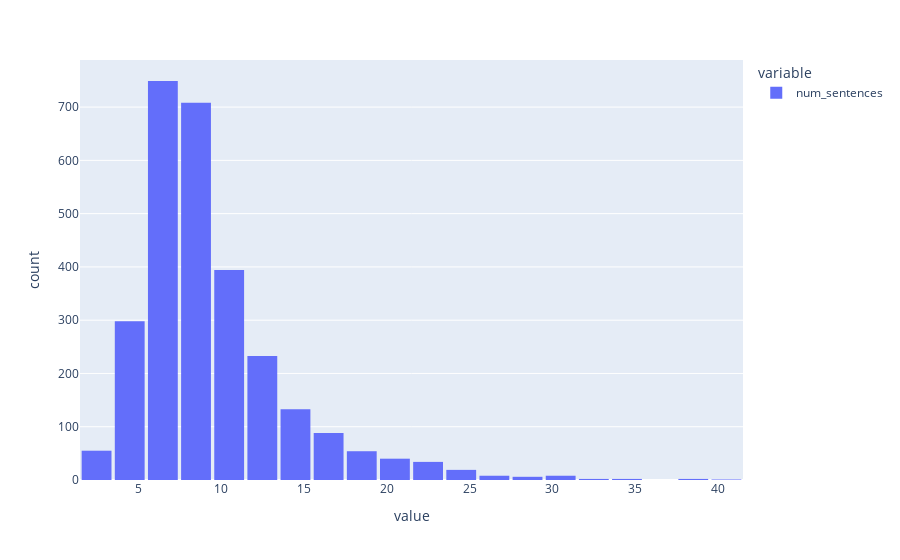

This figure's notebook cell:
### Code cell
fig = px.histogram(df["num_sentences"], nbins=30)
fig.update_layout(bargap=0.1)

fig.show()

### Figure 1 — Plotly figure (JSON) as saved in the notebook; plotly's stock layout.template omitted (floating-point values rounded to 4 significant figures; data arrays with more than 128 entries replaced by an {"elided": "..."} marker saying what was removed)
{"data": [{"alignmentgroup": "True", "bingroup": "x", "hovertemplate": "variable=num_sentences<br>value=%{x}<br>count=%{y}<extra></extra>", "legendgroup": "num_sentences", "marker": {"color": "#636efa", "pattern": {"shape": ""}}, "name": "num_sentences", "nbinsx": 30, "offsetgroup": "num_sentences", "orientation": "v", "showlegend": true, "type": "histogram", "x": {"elided": "2834 int values"}, "xaxis": "x", "yaxis": "y"}], "layout": {"bargap": 0.1, "barmode": "relative", "legend": {"title": {"text": "variable"}, "tracegroupgap": 0}, "margin": {"t": 60}, "xaxis": {"anchor": "y", "domain": [0, 1], "title": {"text": "value"}}, "yaxis": {"anchor": "x", "domain": [0, 1], "title": {"text": "count"}}}}
